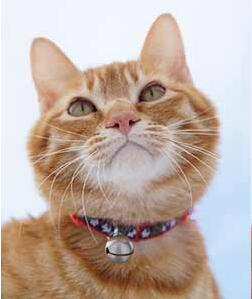
#> input picture python 廖雪峰/2018/5-2(常用第三方模块)/test.jpg, 252 x 299 px
$ python 1.py
#> lines starting #> are read from the running program, lines starting #| are printed output that depends on the picture
from PIL import Image

# 打开一个jpg图像文件，注意是当前路径:
im = Image.open('test.jpg')
#> im is the input picture: PIL image 252x299 RGB; mean R, G, B 192.9, 175.8, 166.8
# 获得图像尺寸:
w, h = im.size
#> w = 252; h = 299
print('Original image size: %sx%s' % (w, h))
#| Original image size: 252x299
# 缩放到50%:
im.thumbnail((w//2, h//2))
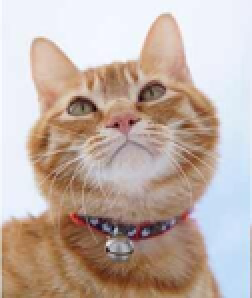
#> im: PIL image 126x149 RGB (shown 2 times larger); mean R, G, B 192.9, 175.8, 166.8
print('Resize image to: %sx%s' % (w//2, h//2))
#| Resize image to: 126x149
# 把缩放后的图像用jpeg格式保存:
im.save('thumbnail.jpg', 'jpeg')
from PIL import Image, ImageFilter

# 打开一个jpg图像文件，注意是当前路径:
im = Image.open('test.jpg')
# 应用模糊滤镜:
im2 = im.filter(ImageFilter.BLUR)
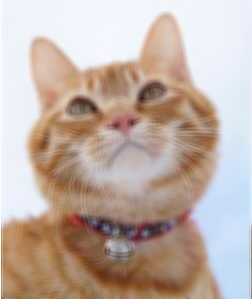
#> im2: PIL image 252x299 RGB; mean R, G, B 193, 175.8, 166.8
im2.save('blur.jpg', 'jpeg')
from PIL import Image, ImageDraw, ImageFont, ImageFilter

import random

# 随机字母:
def rndChar():
    return chr(random.randint(65, 90))

# 随机颜色1:
def rndColor():
    return (random.randint(64, 255), random.randint(64, 255), random.randint(64, 255))

# 随机颜色2:
def rndColor2():
    return (random.randint(32, 127), random.randint(32, 127), random.randint(32, 127))

# 240 x 60:
width = 60 * 4
height = 60
image = Image.new('RGB', (width, height), (255, 255, 255))
#> image: PIL image 240x60 RGB; every value is 255
# 创建Font对象:
font = ImageFont.truetype('C:/Windows/Fonts/Arial.ttf', 36)
# 创建Draw对象:
draw = ImageDraw.Draw(image)
# 填充每个像素:
for x in range(width):
    for y in range(height):
        draw.point((x, y), fill=rndColor())
# 输出文字:
for t in range(4):
    draw.text((60 * t + 10, 10), rndChar(), font=font, fill=rndColor2())
# 模糊:
image = image.filter(ImageFilter.BLUR)
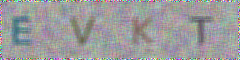
#> image: PIL image 240x60 RGB; mean R, G, B 156.1, 155.4, 156.5
image.save('code.jpg', 'jpeg')
